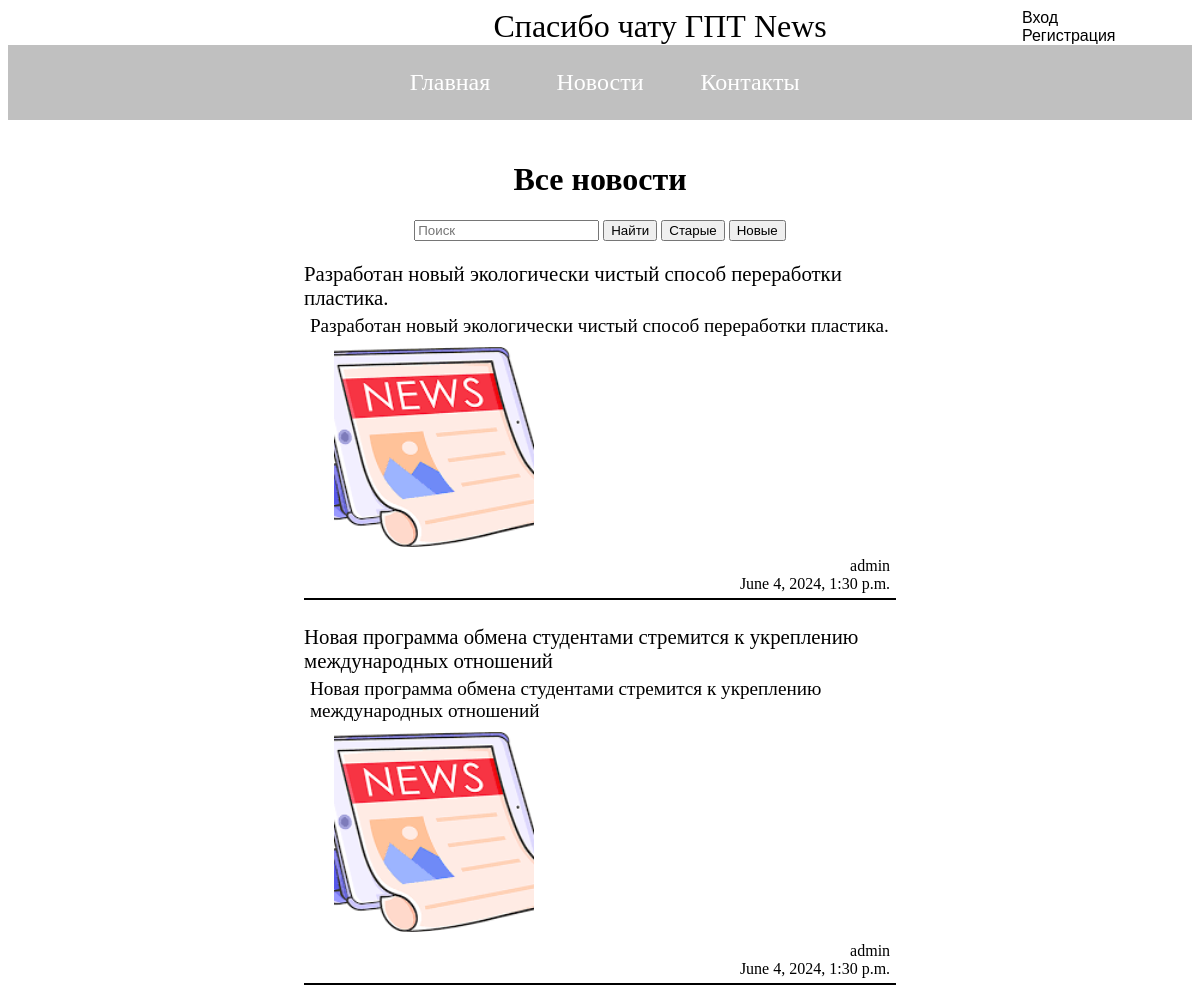
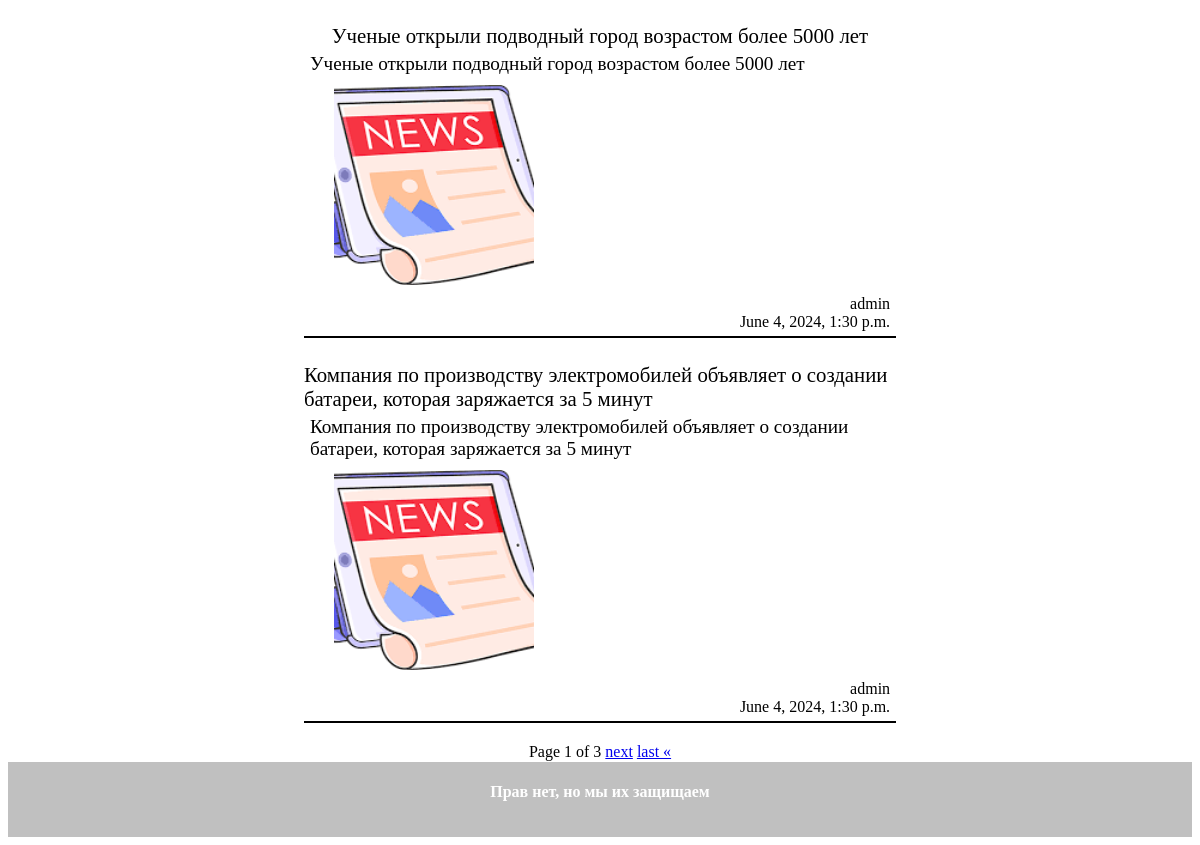
The page /news/ on the database as committed earlier (2 pictures, top to bottom).
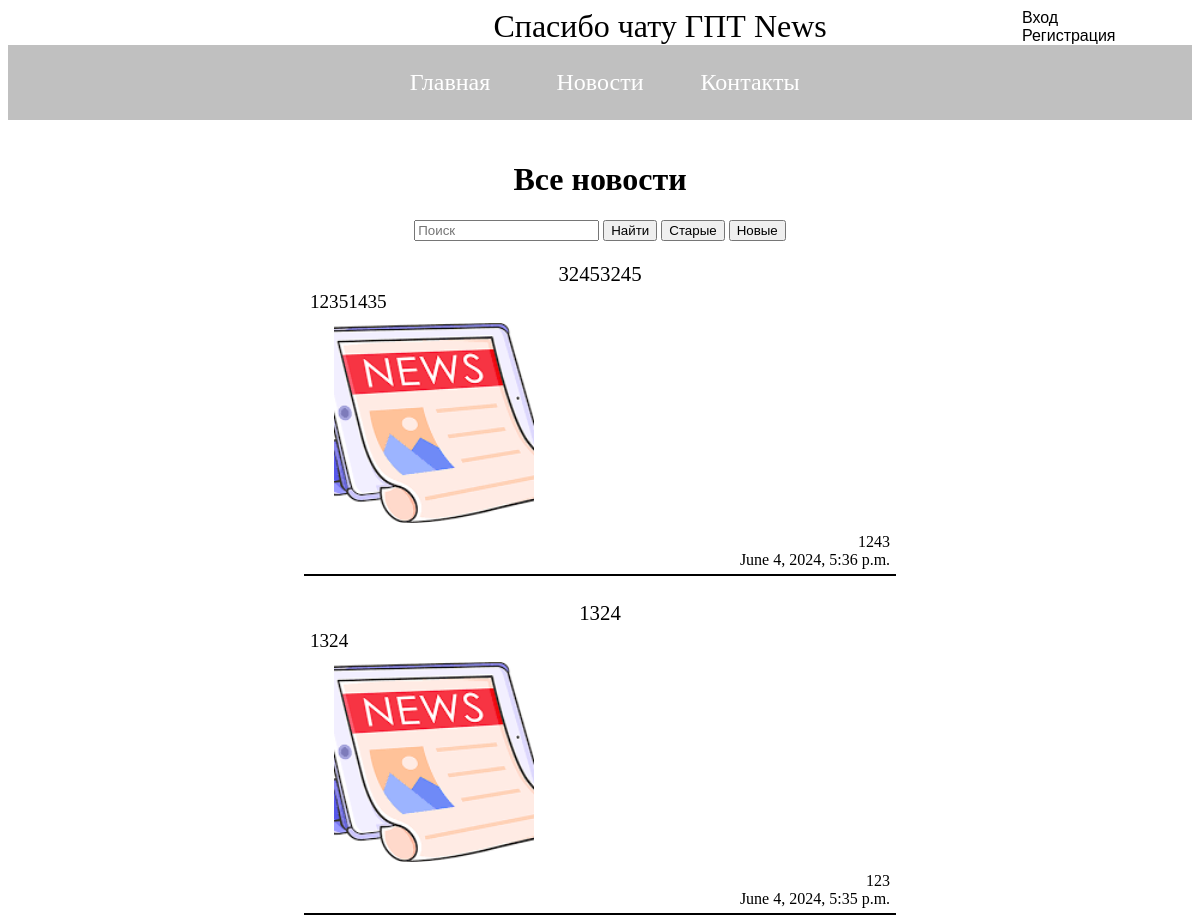
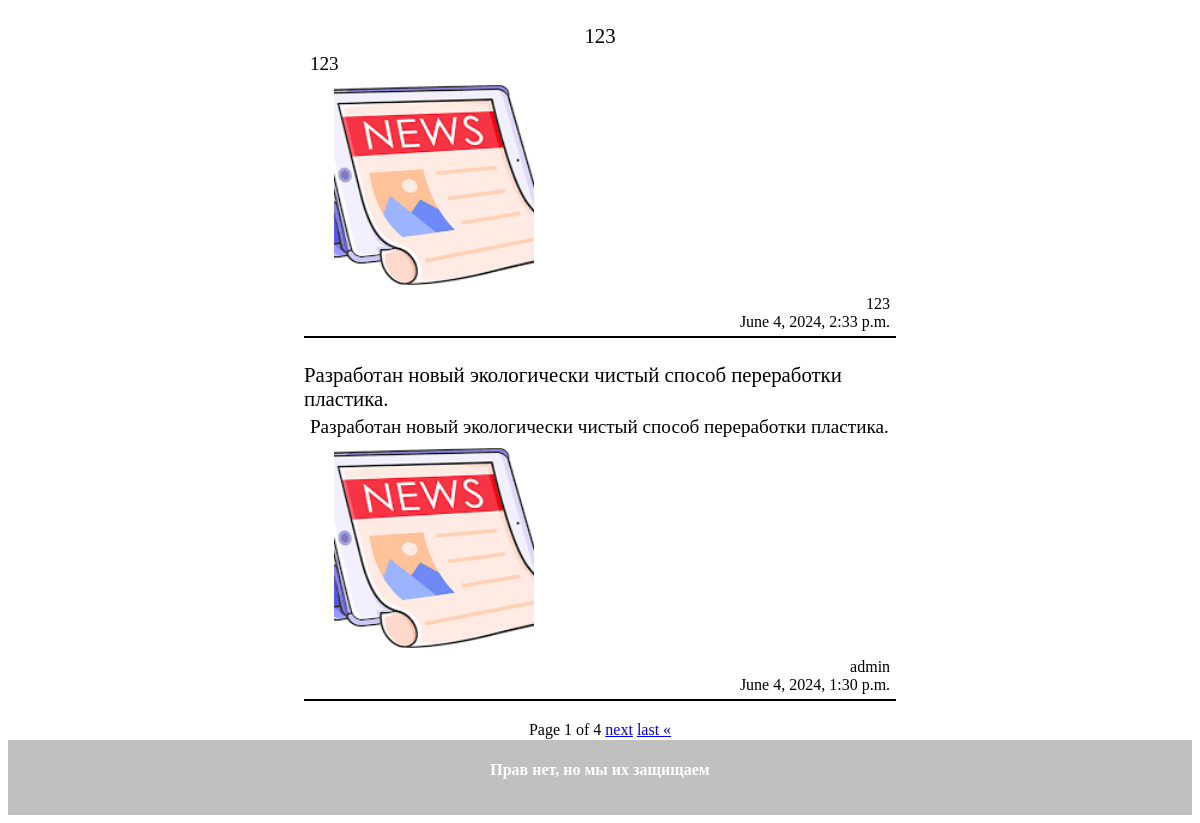
The same page on the database as committed later (2 pictures, top to bottom).
### Gingerbreads/models.py (models this page shows, shortened)
class Gingerbreads(models.Model):
    title = models.CharField(max_length=200, verbose_name="Заголовок")
    content = models.TextField(verbose_name="Содержание")
    date_published = models.DateTimeField(default=timezone.now ,verbose_name="Дата публикации")
    images = models.ImageField(upload_to="images/", verbose_name="Изображение")
    author = models.ForeignKey(User, on_delete=models.CASCADE, verbose_name="Автор", null=True, blank=True)
    def get_absolute_url(self):
        return reverse("news:Gingerbreads_detail", kwargs={"pk": self.pk})

### Gingerbreads/views.py (the view)
# urls.py: path("news/", views.news, name="News"),
def news(request):
    blog = Gingerbreads.objects.all()
    order = request.GET.get('order', 'new')
    print (request.GET)
    if order == 'old':
        blog = blog.order_by('date_published')
    else:
        blog = blog.order_by('-date_published')
    search = request.GET.get("search")
    if search:
        blog = blog.filter(title__icontains=search)
    paginator = Paginator(blog, 4)
    page_number = request.GET.get("page")
    page_obj = paginator.get_page(page_number)
    return render(request, 'Gingerbreads/news.html', {"page_obj": page_obj})

### Gingerbreads/templates/Gingerbreads/News.html (shortened to what this page needs)
{% extends 'Gingerbreads/layout.html' %}
{% load static %}
{% block static %}
<link rel="stylesheet" href="{% static 'Gingerbreads/css/News.css' %}">
{% endblock static %}
{% block content %}
    <div class='news_list'>
        <h1 class="title_news">Все новости</h1>
        <form method="GET">
            <input type="text" name="search" placeholder="Поиск">
            <input type="submit" value="Найти">
            <button type="submit" name="order" value="old">Старые</button>
            <button type="submit" name="order" value="new">Новые</button>
        </form>
        {% for blog in page_obj %}
                <div class='blog'>
                    <a href="{{ blog.get_absolute_url }}" class='title_blog'>{{ blog.title }}</a>
                    <a class='content_blog'>{{blog.content | truncatechars:150 }}</a>
                    <div class='img_blog'>
                        <div style='background: url({{blog.images.url}}) no-repeat; background-position: center;background-size:cover;width: 100%; height: 100%;'></div>
                    </div>
                    <div class='blog_info'>
                        <a>{{blog.author}}</a>
                        <a>{{blog.date_published}}</a>
                    </div>
                </div>
        {% endfor %}
    </div>
    <div class="paginator">
        <span class="step-links">
            <span class="current">
                Page {{ page_obj.number }} of {{ page_obj.paginator.num_pages }}
            </span>
            {% if page_obj.has_next %}
                <a href="?page={{ page_obj.next_page_number }}">next</a>
                <a href="?page={{ page_obj.paginator.num_pages }}">last &laquo;</a>
            {% endif %}
        </span>
    </div>
{% endblock content %}

Rows that differ between the two databases and show on the page:
no longer on this page (row unchanged): Gingerbreads: title "Новая программа обмена студентами стремится к укреплению международных отношений", content "Новая программа обмена студентами стремится к укреплению международных отношений", images (picture), author "admin", date_published "June 4, 2024, 1:30 p.m."
no longer on this page (row unchanged): Gingerbreads: title "Ученые открыли подводный город возрастом более 5000 лет", content "Ученые открыли подводный город возрастом более 5000 лет", images (picture), author "admin", date_published "June 4, 2024, 1:30 p.m."
no longer on this page (row unchanged): Gingerbreads: title "Компания по производству электромобилей объявляет о создании батареи, которая заряжается за 5 минут", content "Компания по производству электромобилей объявляет о создании батареи, которая заряжается за 5 минут", images (picture), author "admin", date_published "June 4, 2024, 1:30 p.m."
added Gingerbreads: title "32453245", content "12351435", images (picture), author "1243", date_published "June 4, 2024, 5:36 p.m."
added Gingerbreads: title "1324", content "1324", images (picture), author "123", date_published "June 4, 2024, 5:35 p.m."
added Gingerbreads: title "123", content "123", images (picture), author "123", date_published "June 4, 2024, 2:33 p.m."
Other text that changed with them:
{{ page_obj.paginator.num_pages }}: "3" → "4"
